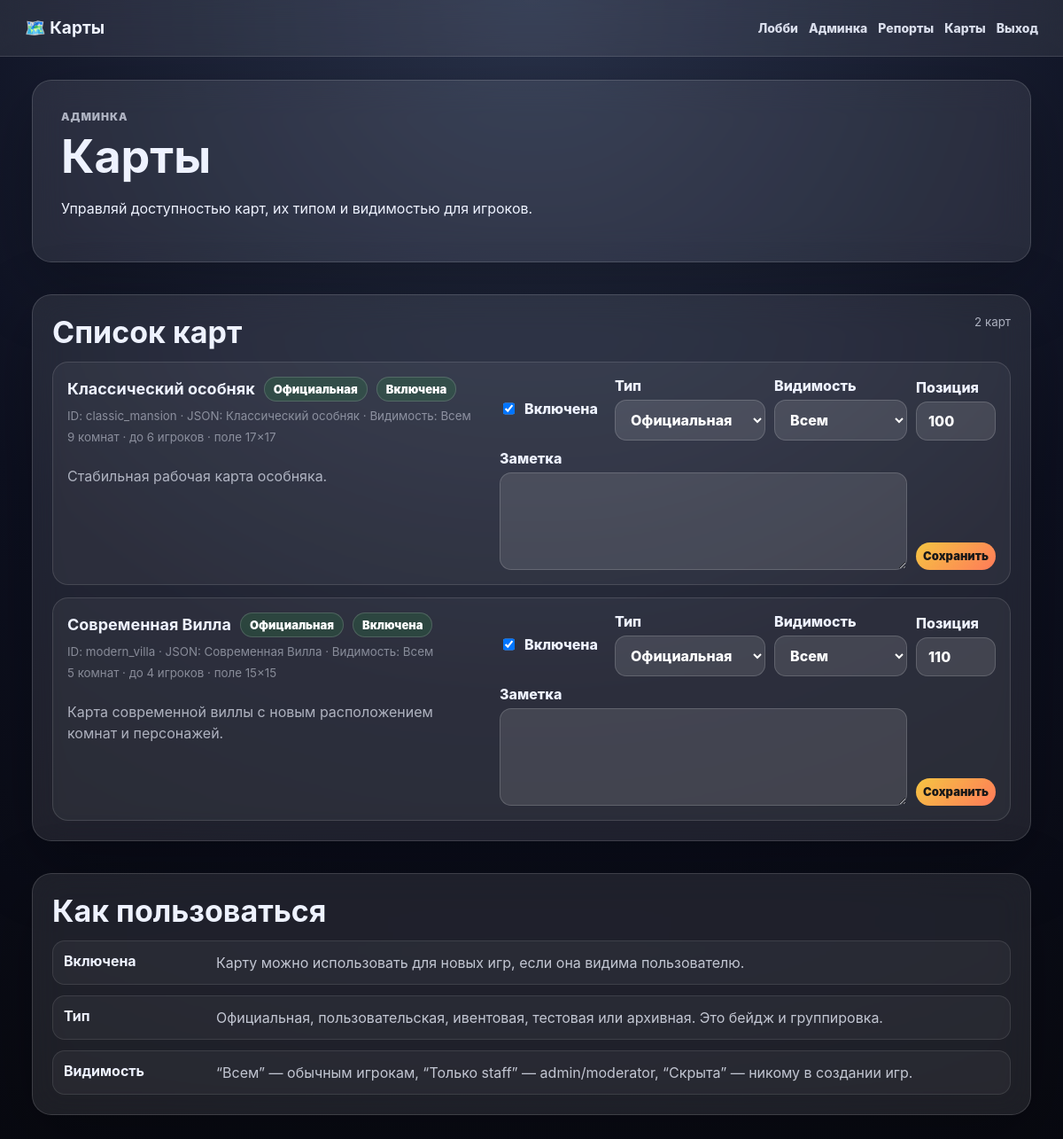
The page /admin/maps.php (signed in) on the database its author committed.
### tables this page shows
CREATE TABLE `map_settings` (
  `id` int NOT NULL,
  `map_id` varchar(100) NOT NULL,
  `title` varchar(255) DEFAULT NULL,
  `enabled` tinyint(1) NOT NULL DEFAULT '1',
  `category` enum('official','community','event','testing','archived') NOT NULL DEFAULT 'official',
  `visibility` enum('public','staff','private') NOT NULL DEFAULT 'public',
  `sort_order` int NOT NULL DEFAULT '100',
  `created_by_user_id` int DEFAULT NULL,
  `event_starts_at` datetime DEFAULT NULL,
  `event_ends_at` datetime DEFAULT NULL,
  `notes` text,
  `created_at` timestamp NULL DEFAULT CURRENT_TIMESTAMP,
  `updated_at` timestamp NULL DEFAULT CURRENT_TIMESTAMP ON UPDATE CURRENT_TIMESTAMP
);

### includes/maps.php (called while the page is built, shortened)
<?php
function available_maps(): array
{
    static $cache = null;
    if ($cache !== null) {
        return $cache;
    }
    $mapsDir = __DIR__ . '/../maps';
    $cache = [];
    foreach (glob($mapsDir . '/*.json') ?: [] as $path) {
        $raw = @file_get_contents($path);
        $data = @json_decode($raw, true);
        $id = trim((string) ($data['id'] ?? ''));
        $cache[$id] = [
            'id'          => $id,
            'title'       => (string) ($data['title'] ?? $id),
            'description' => (string) ($data['description'] ?? ''),
        ];
    }
    if (isset($cache['classic_mansion'])) {
        $cache = ['classic_mansion' => $cache['classic_mansion']] + $cache;
    }
    return $cache;
}
function normalize_map_id(?string $mapId): string
{
    $mapId = trim((string) $mapId);
    $maps = available_maps();
    return isset($maps[$mapId]) ? $mapId : 'classic_mansion';
}
function load_map_config_by_id(string $mapId): array
{
    $mapId = normalize_map_id($mapId);
    static $cache = [];
    $path = __DIR__ . '/../maps/' . $mapId . '.json';
    $json = file_get_contents($path);
    $data = json_decode($json, true);
    $cache[$mapId] = $data;
    return $cache[$mapId];
}

### includes/config.php (called while the page is built, shortened)
<?php
$dbName = 'cluedo_web';
$dbHost = 'localhost';
if (PHP_OS_FAMILY === 'Darwin') {
    $dbUser = 'root';
    $dbPass = 'mysql';
} else {
    $dbUser = 'webuser';
    $dbPass = '12345';
}
function db(): PDO {
    global $dbHost, $dbName, $dbUser, $dbPass;
    static $pdo = null;
    if ($pdo === null) {
        $dsn = 'mysql:host=' . $dbHost . ';dbname=' . $dbName . ';charset=utf8mb4';
        $pdo = new PDO($dsn, $dbUser, $dbPass, [
            PDO::ATTR_ERRMODE => PDO::ERRMODE_EXCEPTION,
            PDO::ATTR_DEFAULT_FETCH_MODE => PDO::FETCH_ASSOC,
        ]);
    }
    return $pdo;
}
function h($s): string {
    return htmlspecialchars((string)$s, ENT_QUOTES, 'UTF-8');
}

### includes/map_settings.php (called while the page is built, shortened)
<?php
function map_category_labels(): array
{
    return [
        'official' => 'Официальная',
        'community' => 'Пользовательская',
        'event' => 'Ивентовая',
        'testing' => 'Тестовая',
        'archived' => 'Архивная',
    ];
}
function map_visibility_labels(): array
{
    return [
        'public' => 'Всем',
        'staff' => 'Только staff',
        'private' => 'Скрыта',
    ];
}
function map_category_label(string $category): string
{
    $labels = map_category_labels();
    return $labels[$category] ?? $category;
}
function map_visibility_label(string $visibility): string
{
    $labels = map_visibility_labels();
    return $labels[$visibility] ?? $visibility;
}
function map_category_class(string $category): string
{
    return match ($category) {
        'official' => 'status-confirmed',
        'community' => 'status-reviewing',
        'event' => 'status-open',
        'testing' => 'status-reviewing',
        'archived' => 'status-closed',
        default => 'status-unknown',
    };
}
function ensure_map_settings_rows(): void
{
    $maps = available_maps();
    $insert = db()->prepare(
        'INSERT IGNORE INTO map_settings
            (map_id, title, enabled, category, visibility, sort_order)
         VALUES
            (?, ?, 1, "official", "public", ?)'
    );
    $order = 100;
    foreach ($maps as $map) {
        $insert->execute([
            $map['id'],
            $map['title'],
            $order,
        ]);
        $order += 10;
    }
}
function get_map_settings_index(): array
{
    ensure_map_settings_rows();
    $rows = db()->query(
        'SELECT *
         FROM map_settings
         ORDER BY sort_order ASC, title ASC, map_id ASC'
    )->fetchAll();
    $index = [];
    foreach ($rows as $row) {
        $index[$row['map_id']] = $row;
    }
    return $index;
}
function map_meta_from_json(string $mapId): array
{
    try {
        $map = load_map_config_by_id($mapId);
        $rooms = is_array($map['rooms'] ?? null) ? count($map['rooms']) : 0;
        $starts = is_array($map['starts'] ?? null) ? count($map['starts']) : 0;
        $board = $map['board'] ?? [];
        return [
            'rooms_count' => $rooms,
            'players_count' => $starts,
            'board_w' => (int) ($board['w'] ?? 0),
            'board_h' => (int) ($board['h'] ?? 0),
        ];
    } catch (Throwable $e) {
        return [
            'rooms_count' => 0,
            'players_count' => 0,
            'board_w' => 0,
            'board_h' => 0,
        ];
    }
}
function get_admin_maps(): array
{
    $jsonMaps = available_maps();
    $settings = get_map_settings_index();
    $out = [];
    foreach ($jsonMaps as $mapId => $map) {
        $setting = $settings[$mapId] ?? null;
        $meta = map_meta_from_json($mapId);
        $out[] = [
            'id' => $mapId,
            'title' => $map['title'],
            'json_title' => $map['title'],
            'description' => $map['description'] ?? '',
            'enabled' => (int) ($setting['enabled'] ?? 1),
            'category' => $setting['category'] ?? 'official',
            'visibility' => $setting['visibility'] ?? 'public',
            'sort_order' => (int) ($setting['sort_order'] ?? 100),
            'notes' => $setting['notes'] ?? '',
            'exists_in_json' => true,
            'meta' => $meta,
        ];
    }
    foreach ($settings as $mapId => $setting) {
        if (isset($jsonMaps[$mapId])) {
            continue;
        }
        $out[] = [
            'id' => $mapId,
            'title' => $setting['title'] ?: $mapId,
            'json_title' => 'JSON-файл отсутствует',
            'description' => '',
            'enabled' => (int) $setting['enabled'],
            'category' => $setting['category'],
            'visibility' => $setting['visibility'],
            'sort_order' => (int) $setting['sort_order'],
            'notes' => $setting['notes'] ?? '',
            'exists_in_json' => false,
            'meta' => [
                'rooms_count' => 0,
                'players_count' => 0,
                'board_w' => 0,
                'board_h' => 0,
            ],
        ];
    }
    usort($out, static function (array $a, array $b): int {
        return [$a['sort_order'], $a['title'], $a['id']]
            <=> [$b['sort_order'], $b['title'], $b['id']];
    });
    return $out;
}

### admin/maps.php (the view, shortened to what this page needs)
<?php
require '../includes/config.php';
require '../includes/maps.php';
require '../includes/map_settings.php';
$maps = get_admin_maps();
?>
<!doctype html>
<html lang="ru">
<head>
    <link rel="stylesheet" href="../assets/style.css">
</head>
<body>
    <header class="top">
        <b>🗺️ Карты</b>
        <nav>
            <a href="../lobby.php">Лобби</a>
            <a href="index.php">Админка</a>
            <a href="reports.php">Репорты</a>
            <a href="maps.php">Карты</a>
            <a href="../logout.php">Выход</a>
        </nav>
    </header>
    <main class="layout admin-layout">
        <section class="panel hero admin-hero">
            <div>
                <p class="muted-label">Админка</p>
                <h1>Карты</h1>
                <p>Управляй доступностью карт, их типом и видимостью для игроков.</p>
            </div>
        </section>
        <section class="panel">
            <div class="section-head">
                <h2>Список карт</h2>
                <small><?= count($maps) ?> карт</small>
            </div>
            <div class="admin-map-list">
                <?php foreach ($maps as $map): ?>
                    <article class="admin-map-card <?= !$map['exists_in_json'] ? 'map-missing' : '' ?>">
                        <div class="admin-map-main">
                            <div class="admin-map-title">
                                <strong><?= h($map['title']) ?></strong>
                                <span class="status-pill <?= h(map_category_class($map['category'])) ?>">
                                    <?= h(map_category_label($map['category'])) ?>
                                </span>
                                <?php if ($map['enabled']): ?>
                                    <span class="status-pill status-confirmed">Включена</span>
                                <?php else: ?>
                                    <span class="status-pill status-rejected">Выключена</span>
                                <?php endif; ?>
                            </div>
                            <small>
                                ID: <?= h($map['id']) ?> ·
                                JSON: <?= h($map['json_title']) ?> ·
                                Видимость: <?= h(map_visibility_label($map['visibility'])) ?>
                            </small>
                            <small>
                                <?= (int) $map['meta']['rooms_count'] ?> комнат ·
                                до <?= (int) $map['meta']['players_count'] ?> игроков ·
                                поле <?= (int) $map['meta']['board_w'] ?>×<?= (int) $map['meta']['board_h'] ?>
                            </small>
                            <?php if (!$map['exists_in_json']): ?>
                                <p class="muted-text">JSON-файл карты отсутствует. Новые игры с ней невозможны.</p>
                            <?php elseif (!empty($map['description'])): ?>
                                <p class="muted-text"><?= h($map['description']) ?></p>
                            <?php endif; ?>
                        </div>
                        <form method="post" class="admin-map-form">
                            <label class="admin-map-toggle">
                                <input type="checkbox" name="enabled" value="1" <?= $map['enabled'] ? 'checked' : '' ?>>
                                <span>Включена</span>
                            </label>
                            <label>
                                Тип
                                <select name="category">
                                    <?php foreach (map_category_labels() as $key => $label): ?>
                                        <option value="<?= h($key) ?>" <?= $map['category'] === $key ? 'selected' : '' ?>>
                                            <?= h($label) ?>
                                        </option>
                                    <?php endforeach; ?>
                                </select>
                            </label>
                            <label>
                                Видимость
                                <select name="visibility">
                                    <?php foreach (map_visibility_labels() as $key => $label): ?>
                                        <option value="<?= h($key) ?>" <?= $map['visibility'] === $key ? 'selected' : '' ?>>
                                            <?= h($label) ?>
                                        </option>
                                    <?php endforeach; ?>
                                </select>
                            </label>
                            <label>
                                Позиция
                                <input name="sort_order" type="number" value="<?= (int) $map['sort_order'] ?>">
                            </label>
                            <label class="admin-map-notes">
                                Заметка
                                <textarea name="notes" rows="3" maxlength="2000"><?= h($map['notes']) ?></textarea>
                            </label>
                            <button class="btn small" type="submit">Сохранить</button>
                        </form>
                    </article>
                <?php endforeach; ?>
            </div>
        </section>
        <section class="panel">
            <h2>Как пользоваться</h2>
            <div class="admin-map-help">
                <article>
                    <b>Включена</b>
                    <p>Карту можно использовать для новых игр, если она видима пользователю.</p>
                </article>
                <article>
                    <b>Тип</b>
                    <p>Официальная, пользовательская, ивентовая, тестовая или архивная. Это бейдж и группировка.</p>
                </article>
                <article>
                    <b>Видимость</b>
                    <p>“Всем” — обычным игрокам, “Только staff” — admin/moderator, “Скрыта” — никому в создании игр.</p>
                </article>
            </div>
        </section>
    </main>
</body>
</html>

### rows shown on the page
map_settings: title "Классический особняк", category "Официальная", shows "Включена", map "classic_mansion", visibility "Всем", rooms_count "9", players_count "6", board_w "17", board_h "17", description "Стабильная рабочая карта особняка.", enabled "☑", sort_order "100"
map_settings: title "Современная Вилла", category "Официальная", shows "Включена", map "modern_villa", visibility "Всем", rooms_count "5", players_count "4", board_w "15", board_h "15", description "Карта современной виллы с новым расположением комнат и персонажей.", enabled "☑", sort_order "110"

### other values the page prints
count($maps) "2"
